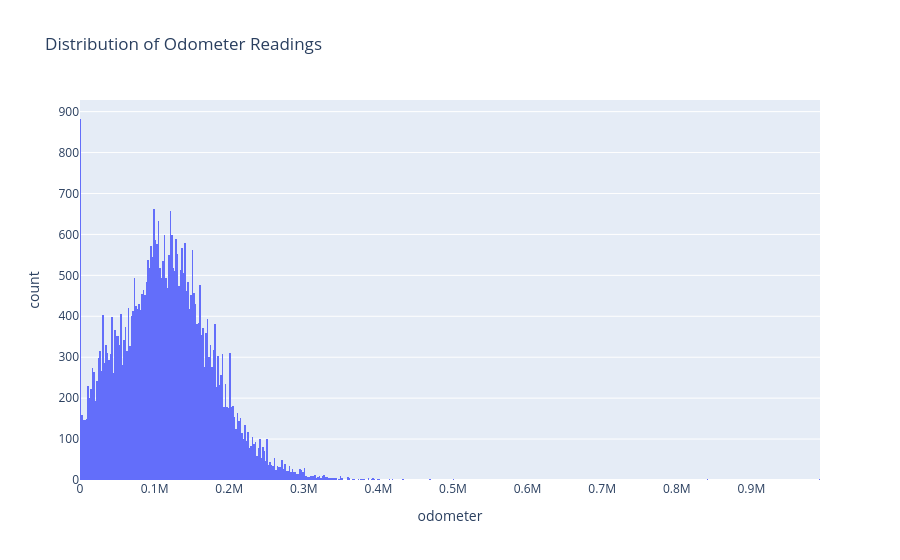

Write notebook code for a chart like this one.
### Code cell
#histogram of odometer
fig = px.histogram(df, x='odometer', title='Distribution of Odometer Readings')
fig.show()

### Figure 1 — Plotly figure (JSON) as saved in the notebook; plotly's stock layout.template omitted (floating-point values rounded to 4 significant figures; data arrays with more than 128 entries replaced by an {"elided": "..."} marker saying what was removed)
{"data": [{"bingroup": "x", "hovertemplate": "odometer=%{x}<br>count=%{y}<extra></extra>", "legendgroup": "", "marker": {"color": "#636efa", "pattern": {"shape": ""}}, "name": "", "orientation": "v", "showlegend": false, "type": "histogram", "x": {"elided": "51525 float values"}, "xaxis": "x", "yaxis": "y"}], "layout": {"barmode": "relative", "legend": {"tracegroupgap": 0}, "title": {"text": "Distribution of Odometer Readings"}, "xaxis": {"anchor": "y", "domain": [0, 1], "title": {"text": "odometer"}}, "yaxis": {"anchor": "x", "domain": [0, 1], "title": {"text": "count"}}}}
